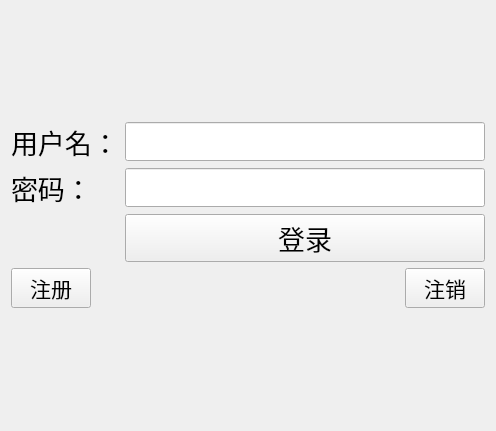
<?xml version="1.0" encoding="UTF-8"?>
<ui version="4.0">
 <class>TcpClient</class>
 <widget class="QWidget" name="TcpClient">
  <property name="geometry">
   <rect>
    <x>0</x>
    <y>0</y>
    <width>496</width>
    <height>431</height>
   </rect>
  </property>
  <property name="windowTitle">
   <string>TcpClient</string>
  </property>
  <layout class="QVBoxLayout" name="verticalLayout_2">
   <item>
    <layout class="QVBoxLayout" name="verticalLayout">
     <item>
      <layout class="QGridLayout" name="gridLayout">
       <item row="2" column="1">
        <widget class="QPushButton" name="login_pb">
         <property name="font">
          <font>
           <family>Arial</family>
           <pointsize>20</pointsize>
          </font>
         </property>
         <property name="text">
          <string>登录</string>
         </property>
        </widget>
       </item>
       <item row="0" column="1">
        <widget class="QLineEdit" name="name_le">
         <property name="font">
          <font>
           <family>Arial</family>
           <pointsize>20</pointsize>
          </font>
         </property>
        </widget>
       </item>
       <item row="1" column="1">
        <widget class="QLineEdit" name="pwd_le">
         <property name="font">
          <font>
           <family>Arial</family>
           <pointsize>20</pointsize>
          </font>
         </property>
         <property name="echoMode">
          <enum>QLineEdit::Password</enum>
         </property>
        </widget>
       </item>
       <item row="0" column="0">
        <widget class="QLabel" name="name_lab">
         <property name="font">
          <font>
           <family>Arial</family>
           <pointsize>20</pointsize>
          </font>
         </property>
         <property name="text">
          <string>用户名：</string>
         </property>
        </widget>
       </item>
       <item row="1" column="0">
        <widget class="QLabel" name="pwd_lab">
         <property name="font">
          <font>
           <family>Arial</family>
           <pointsize>20</pointsize>
          </font>
         </property>
         <property name="text">
          <string>密码：</string>
         </property>
        </widget>
       </item>
      </layout>
     </item>
     <item>
      <layout class="QHBoxLayout" name="horizontalLayout">
       <item>
        <widget class="QPushButton" name="regist_pb">
         <property name="font">
          <font>
           <family>Arial</family>
           <pointsize>16</pointsize>
          </font>
         </property>
         <property name="text">
          <string>注册</string>
         </property>
        </widget>
       </item>
       <item>
        <spacer name="horizontalSpacer">
         <property name="orientation">
          <enum>Qt::Horizontal</enum>
         </property>
         <property name="sizeHint" stdset="0">
          <size>
           <width>40</width>
           <height>20</height>
          </size>
         </property>
        </spacer>
       </item>
       <item>
        <widget class="QPushButton" name="cancel_pb">
         <property name="font">
          <font>
           <family>Arial</family>
           <pointsize>16</pointsize>
          </font>
         </property>
         <property name="text">
          <string>注销</string>
         </property>
        </widget>
       </item>
      </layout>
     </item>
    </layout>
   </item>
  </layout>
 </widget>
 <resources/>
 <connections/>
</ui>
